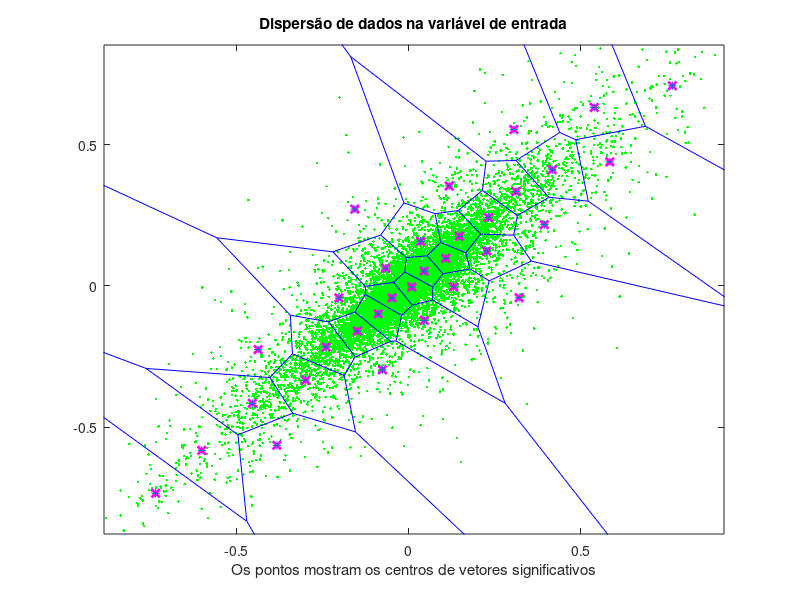
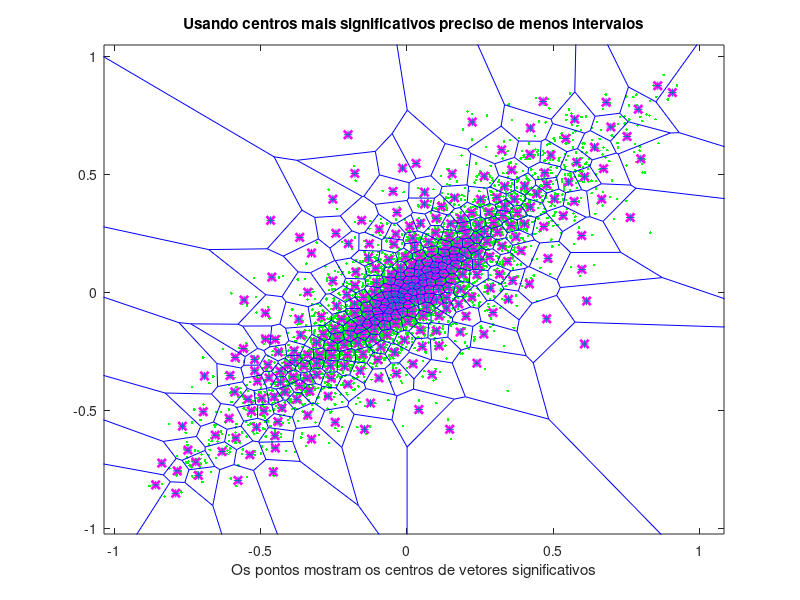

Write MATLAB code to recreate these figures, in order.
% Nesse arquivo mostro a idéia basica por trás da clusterização e como os
% vetores de centroide representam a subdivisão do espaço

clear all; close all; clc;

% Em primeiro lugar lê um conjunto de dados. Nesse caso o arquivo dangerous
% que contem dados de voz em uma variável data

load ('dangerous');

% Tomando os dados como um conjunto de vetores, exibe a dispersao 
xdados = dados(1:2:end-1);
ydados = dados(2:2:end);

% Total de vetores necessarios
N = length(xdados);

plot(xdados, ydados, 'g.')
title('Dispersão de dados na variável de entrada');

% O algoritmo de clusterização procura subdividir os dados em um conjunto
% de vetores que melhor representam o total de dados sem assim ser
% necessário impor uma métrica fixa. No caso exibido é evidente que os
% dados não se espalham igualmente em todas as direções.

% Defino que vou usar apenas uma fracao 1/K do total de pontos de entrada
K = 1000;
M = 32; %round(N/K);

% Defino M vetores de saída
X = [xdados ydados];
[cidx, ctrs] = kmeans(X, M);

hold on;
plot(ctrs(:,1), ctrs(:,2), 'mx', 'LineWidth',2);
xlabel ('Os pontos mostram os centros de vetores significativos');
pause;
voronoi(ctrs(:,1), ctrs(:,2));
pause;

% É evidente que se aumentarmos o numero de pontos, mesmo assim iremos
% precidar de menos vetores para representar todos os dados
[cidx, ctrs] = kmeans(X, M*10);
X = [xdados ydados];

figure; plot(xdados, ydados, 'g.')
title('Usando centros mais significativos preciso de menos intervalos');

hold on;
plot(ctrs(:,1), ctrs(:,2), 'mx', 'LineWidth',2);
xlabel ('Os pontos mostram os centros de vetores significativos');
voronoi(ctrs(:,1), ctrs(:,2));


% dadosX = (sinal);
% dadosY = (diferenca);
% 
% figure;
% plot(dadosX, dadosY, '.');
% 
% X = [dadosX dadosY];
% opts = statset('Display','final');
% [cidx, ctrs] = kmeans(X, 4);
% plot(X(cidx==1,1),X(cidx==1,2),'r.', ...
% X(cidx==2,1),X(cidx==2,2),'g.',...
% X(cidx==3,1),X(cidx==3,2), 'b.', X(cidx==4,1),X(cidx==4,2), 'c.',...
% ctrs(:,1),ctrs(:,2),'kx', 'LineWidth', 3);
% title('espalhamento do sinal e sua diferenca primeira');
% grid on;
% 
% dadosX = (sinal);
% dadosY = dct(sinal);
% 
% figure;
% plot(dadosX, dadosY, '.');
% 
% X = [dadosX dadosY];
% opts = statset('Display','final');
% [cidx, ctrs] = kmeans(X, 4);
% plot(X(cidx==1,1),X(cidx==1,2),'r.', ...
% X(cidx==2,1),X(cidx==2,2),'g.',...
% X(cidx==3,1),X(cidx==3,2), 'b.', X(cidx==4,1),X(cidx==4,2), 'c.',...
% ctrs(:,1),ctrs(:,2),'kx', 'LineWidth', 3);
% title('espalhamento do sinal e sua transformada');
% grid on;
%  
% 
% 